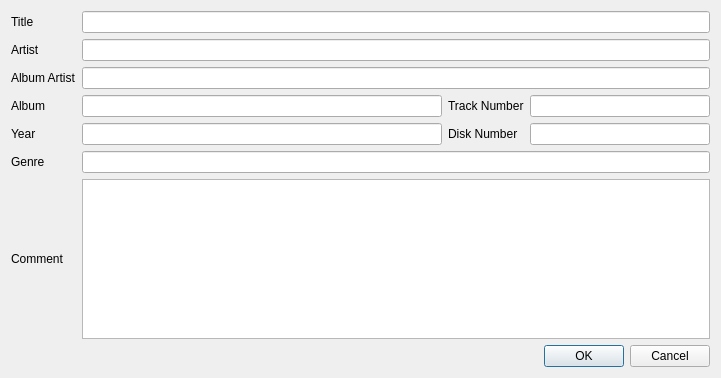
<?xml version="1.0" encoding="UTF-8"?>
<ui version="4.0">
 <class>Dialog</class>
 <widget class="QDialog" name="Dialog">
  <property name="geometry">
   <rect>
    <x>0</x>
    <y>0</y>
    <width>721</width>
    <height>378</height>
   </rect>
  </property>
  <property name="windowTitle">
   <string>Track Details</string>
  </property>
  <layout class="QGridLayout" name="gridLayout" columnstretch="0,2,0,1">
   <item row="4" column="0">
    <widget class="QLabel" name="yearLabel">
     <property name="text">
      <string>Year</string>
     </property>
    </widget>
   </item>
   <item row="3" column="2">
    <widget class="QLabel" name="trackNumberLabel">
     <property name="text">
      <string>Track Number</string>
     </property>
    </widget>
   </item>
   <item row="6" column="1" colspan="3">
    <widget class="QPlainTextEdit" name="plainTextEdit"/>
   </item>
   <item row="6" column="0">
    <widget class="QLabel" name="commentLabel">
     <property name="text">
      <string>Comment</string>
     </property>
    </widget>
   </item>
   <item row="1" column="1" colspan="3">
    <widget class="QLineEdit" name="artistLineEdit"/>
   </item>
   <item row="4" column="3">
    <widget class="QLineEdit" name="diskNumberLineEdit"/>
   </item>
   <item row="4" column="2">
    <widget class="QLabel" name="diskNumberLabel">
     <property name="text">
      <string>Disk Number</string>
     </property>
    </widget>
   </item>
   <item row="3" column="0">
    <widget class="QLabel" name="albumLabel">
     <property name="text">
      <string>Album</string>
     </property>
    </widget>
   </item>
   <item row="0" column="1" colspan="3">
    <widget class="QLineEdit" name="nameLineEdit"/>
   </item>
   <item row="0" column="0">
    <widget class="QLabel" name="nameLabel">
     <property name="text">
      <string>Title</string>
     </property>
    </widget>
   </item>
   <item row="3" column="1">
    <widget class="QLineEdit" name="albumLineEdit"/>
   </item>
   <item row="4" column="1">
    <widget class="QLineEdit" name="yearLineEdit"/>
   </item>
   <item row="7" column="0" colspan="4">
    <widget class="QDialogButtonBox" name="buttonBox">
     <property name="standardButtons">
      <set>QDialogButtonBox::Cancel|QDialogButtonBox::Ok</set>
     </property>
    </widget>
   </item>
   <item row="3" column="3">
    <widget class="QLineEdit" name="trackNumberLineEdit"/>
   </item>
   <item row="2" column="1" colspan="3">
    <widget class="QLineEdit" name="albumArtistEdit"/>
   </item>
   <item row="1" column="0">
    <widget class="QLabel" name="artistLabel">
     <property name="text">
      <string>Artist</string>
     </property>
    </widget>
   </item>
   <item row="2" column="0">
    <widget class="QLabel" name="albumArtistLabel">
     <property name="text">
      <string>Album Artist</string>
     </property>
    </widget>
   </item>
   <item row="5" column="0">
    <widget class="QLabel" name="genreLabel">
     <property name="text">
      <string>Genre</string>
     </property>
    </widget>
   </item>
   <item row="5" column="1" colspan="3">
    <widget class="QLineEdit" name="genreEdit"/>
   </item>
  </layout>
 </widget>
 <tabstops>
  <tabstop>nameLineEdit</tabstop>
  <tabstop>artistLineEdit</tabstop>
  <tabstop>albumArtistEdit</tabstop>
  <tabstop>albumLineEdit</tabstop>
  <tabstop>trackNumberLineEdit</tabstop>
  <tabstop>yearLineEdit</tabstop>
  <tabstop>diskNumberLineEdit</tabstop>
  <tabstop>genreEdit</tabstop>
  <tabstop>plainTextEdit</tabstop>
 </tabstops>
 <resources/>
 <connections/>
</ui>
